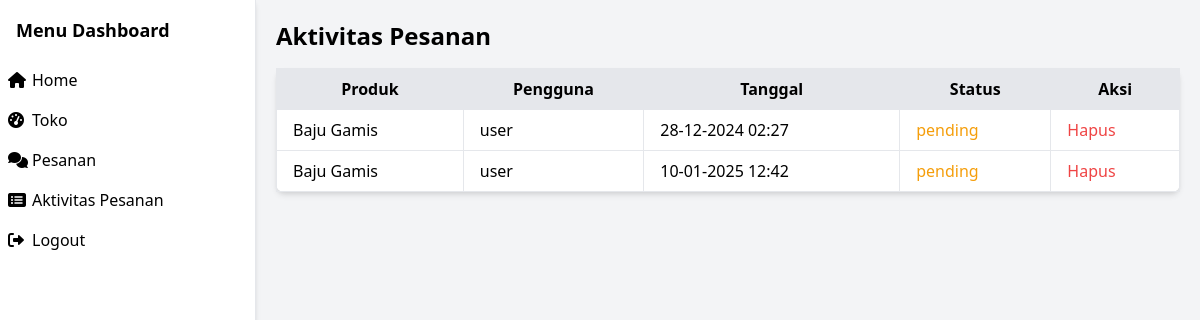
Page /public/activity.php (signed in) on the committed database.
### tables this page shows
CREATE TABLE `orders` (
  `id` int(11) NOT NULL,
  `product_id` int(11) NOT NULL,
  `user_id` int(11) NOT NULL,
  `order_date` timestamp NOT NULL DEFAULT current_timestamp(),
  `status` enum('pending','shipped','delivered','canceled') DEFAULT 'pending',
  `quantity` int(11) NOT NULL,
  `created_at` timestamp NOT NULL DEFAULT current_timestamp(),
  `size` varchar(10) DEFAULT NULL
);

CREATE TABLE `products` (
  `id` int(11) NOT NULL,
  `name` varchar(100) NOT NULL,
  `price` decimal(10,2) NOT NULL,
  `description` text DEFAULT NULL,
  `image` varchar(255) NOT NULL,
  `user_id` int(11) NOT NULL,
  `size` varchar(10) DEFAULT NULL,
  `category_id` int(11) NOT NULL,
  `created_at` timestamp NOT NULL DEFAULT current_timestamp()
);

CREATE TABLE `users` (
  `id` int(11) NOT NULL,
  `username` varchar(50) NOT NULL,
  `password` varchar(255) NOT NULL,
  `role` enum('admin','user','umkm') NOT NULL DEFAULT 'user',
  `created_at` timestamp NOT NULL DEFAULT current_timestamp()
);

### public/activity.php (the view, shortened to what this page needs)
<?php
include '../includes/db.php';
$stmtOrders = $pdo->prepare('SELECT orders.*, products.name AS product_name, users.username AS user_name
                              FROM orders
                              JOIN products ON orders.product_id = products.id
                              JOIN users ON orders.user_id = users.id');
$stmtOrders->execute();
$orders = $stmtOrders->fetchAll();
?>
<!DOCTYPE html>
<html lang="id">
<head>
    <link href="https://cdn.jsdelivr.net/npm/tailwindcss@2.2.19/dist/tailwind.min.css" rel="stylesheet">
    <link rel="stylesheet" href="https://cdnjs.cloudflare.com/ajax/libs/font-awesome/6.0.0-beta3/css/all.min.css" />
</head>
<body class="bg-gray-100">
<div class="flex">
    <div class="w-64 bg-white border-r shadow-md h-screen">
        <div class="p-4">
            <h2 class="text-lg font-semibold">Menu Dashboard</h2>
        </div>
        <ul class="flex flex-col">
            <li><a class="flex items-center p-2 hover:bg-gray-200" href="umkm.php"><i class="fas fa-home w-4 h-4 mr-2"></i> Home</a></li>
            <li><a class="flex items-center p-2 hover:bg-gray-200" href="tpkshop.php"><i class="fas fa-tachometer-alt w-4 h-4 mr-2"></i> Toko</a></li>
            <li><a class="flex items-center p-2 hover:bg-gray-200" href="pesanan.php"><i class="fas fa-comments w-4 h-4 mr-2"></i> Pesanan</a></li>
            <li><a class="flex items-center p-2 hover:bg-gray-200" href="activity.php"><i class="fas fa-list-alt w-4 h-4 mr-2"></i> Aktivitas Pesanan</a></li>
            <li><a class="flex items-center p-2 hover:bg-gray-200" href="logout.php"><i class="fas fa-sign-out-alt w-4 h-4 mr-2"></i> Logout</a></li>
        </ul>
    </div>
    <div class="flex-grow p-5">
        <h1 class="text-2xl font-bold mb-4">Aktivitas Pesanan</h1>
        <table class="min-w-full bg-white border border-gray-300 rounded-lg shadow-md">
            <thead>
                <tr class="bg-gray-200">
                    <th class="border px-4 py-2">Produk</th>
                    <th class="border px-4 py-2">Pengguna</th>
                    <th class="border px-4 py-2">Tanggal</th>
                    <th class="border px-4 py-2">Status</th>
                    <th class="border px-4 py-2">Aksi</th>
                </tr>
            </thead>
            <tbody>
                <?php if (count($orders) > 0): ?>
                    <?php foreach ($orders as $order): ?>
                        <tr>
                            <td class="border px-4 py-2"><?php echo htmlspecialchars($order['product_name']); ?></td>
                            <td class="border px-4 py-2"><?php echo htmlspecialchars($order['user_name']); ?></td>
                            <td class="border px-4 py-2"><?php echo date('d-m-Y H:i', strtotime($order['order_date'])); ?></td>
                            <td class="border px-4 py-2">
                                <span class="text-yellow-500"><?php echo htmlspecialchars($order['status']); ?></span>
                            </td>
                            <td class="border px-4 py-2">
                                <a href="admin.php?delete_order=<?php echo $order['id']; ?>" class="text-red-500">Hapus</a>
                            </td>
                        </tr>
                    <?php endforeach; ?>
                <?php else: ?>
                    <tr>
                        <td colspan="5" class="text-center border px-4 py-2">Tidak ada pesanan saat ini.</td>
                    </tr>
                <?php endif; ?>
            </tbody>
        </table>
    </div>
</div>
</body>
</html>

### rows in the picture
orders: product.name "Baju Gamis", user.username "user", order_date "28-12-2024 02:27", status "pending"
orders: product.name "Baju Gamis", user.username "user", order_date "10-01-2025 12:42", status "pending"
